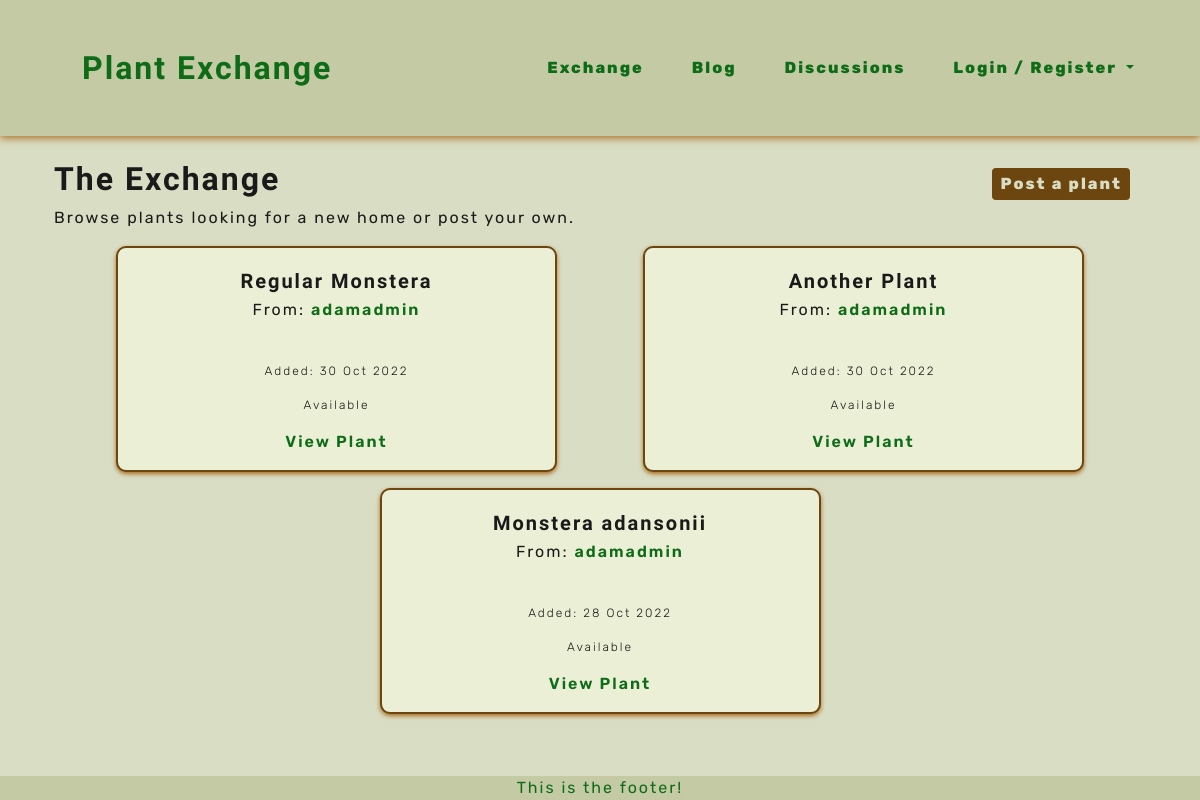
Page /exchange/ on the earlier database version.
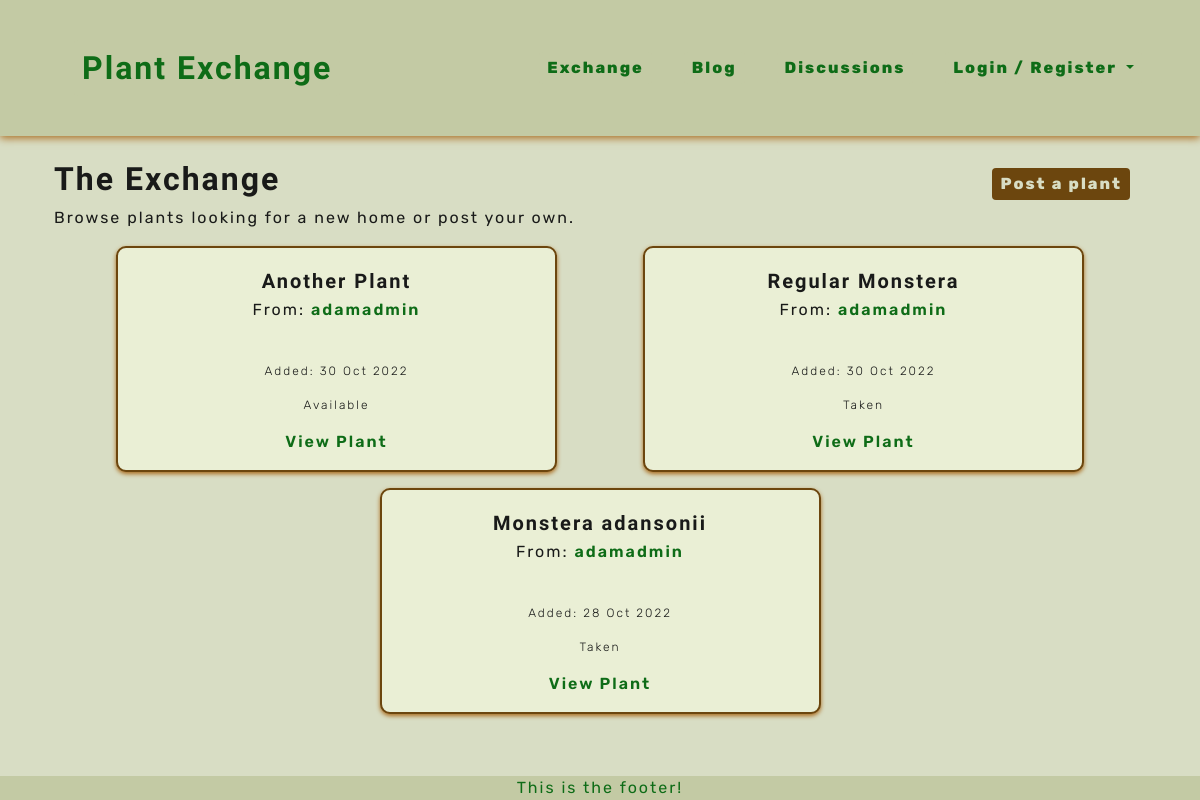
Same page on the later database version.
### plants/models.py (models this page shows, shortened)
class Plant(models.Model):
    title = models.CharField(max_length=40)
    owner = models.ForeignKey(User, on_delete=models.CASCADE, related_name='owner')
    category = models.ForeignKey(Category, on_delete=models.SET_DEFAULT, default='none')
    description = models.TextField()
    image = CloudinaryField('image', null=True, blank=True, default='placeholder')
    will_trade_for = models.CharField(max_length=140, null=True, blank=True)
    added_on = models.DateField(auto_now_add=True)
    updated_on = models.DateField(auto_now=True)
    status = models.IntegerField(choices=STATUS, default=0)
    class Meta:
        ordering = ['-added_on',]
        get_latest_by = ['added_on']

### plants/views.py (the view)
# urls.py: path('exchange/', views.PlantList.as_view(), name='exchange'),
class PlantList(generic.ListView):
    model = Plant
    queryset = Plant.objects.all().order_by('status', '-added_on')
    template_name = 'plants/exchange.html'
    paginate_by = 10

### profiles/contexts.py (called while the page is built)
def inbox_messages(request):
    messages = Message.objects.filter(receiver=request.user.id).filter(read=False).count()
    context = {
        'inbox_messages': messages,
    }
    return context

### plants/templates/plants/exchange.html (shortened to what this page needs)
{% extends 'base.html' %}
{% load static %}
{% block content %}
<section class="container-fluid">
    <div class="col-12">
        <div class="d-flex justify-content-between">
            <div>
                <h1 class="headings headings-big">The Exchange</h1>
                <p>Browse plants looking for a new home or post your own.</p>
            </div>
            <div>
                <a class="plnt-btn" href="{% url 'plants:add_plant' %}">Post a plant</a>
            </div>
        </div>
        <div class="row d-flex justify-content-evenly">
            {% for plant in plant_list %}
            <div class="col-md-5">
                <div class="plant-card text-center">
                    <div>
                        <h2 class="headings headings-sm">{{ plant.title }}</h2>
                        <p>From: <a class="plnt-links" href="{% url 'profiles:profile' user_id=plant.owner.id %}">
                            {{ plant.owner }}</a></p>
                    </div>
                    <div class="image-container">
                    </div>
                    <div>
                        <p class="little">Added: {{ plant.added_on|date:"d M Y" }}</p>
                        {% if plant.status == 0 %}
                        <p class="little">Available</p>
                        {% else %}
                        <p class="little">Taken</p>
                        {% endif %}
                        <a class="plnt-links" href="{% url 'plants:plant_detail' plant_id=plant.id %}">View Plant</a>
                    </div>
                </div>
            </div>
            {% if forloop.counter|divisibleby:2 %}
        </div>
        <div class="row d-flex justify-content-evenly">
            {% endif %}
            {% endfor %}
        </div>
    </div>
</section>
{% endblock content %}

Differences in the rows shown:
shown differently, row unchanged: Plant "Another Plant": moves up the list
changed Plant "Regular Monstera": status "Available" → "Taken"
changed Plant "Monstera adansonii": status "Available" → "Taken"
